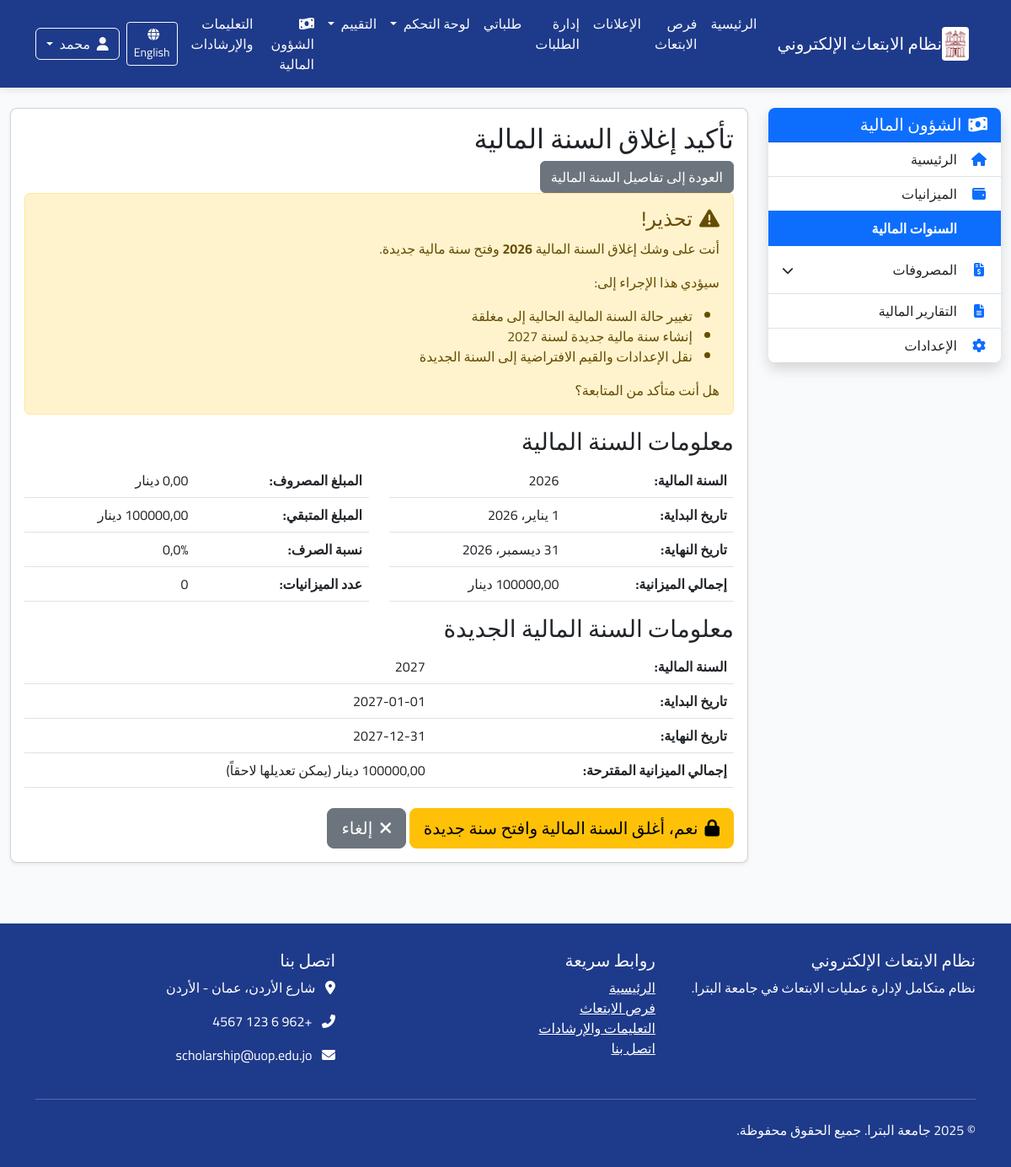
The page /ar/finance/fiscal-years/5/close/ (signed in) on the database its author committed.
### finance/models.py (models this page shows, shortened)
class FiscalYear(models.Model):
    year = models.IntegerField(_("السنة المالية"))
    start_date = models.DateField(_("تاريخ البداية"))
    end_date = models.DateField(_("تاريخ النهاية"))
    status = models.CharField(_("الحالة"), max_length=10,
                              choices=[('open', 'مفتوحة'), ('closed', 'مغلقة')],
                              default='open')
    total_budget = models.DecimalField(_("إجمالي الميزانية السنوية"),
                                       max_digits=15, decimal_places=2)
    description = models.TextField(_("وصف/ملاحظات"), blank=True, null=True)
    created_at = models.DateTimeField(_("تاريخ الإنشاء"), auto_now_add=True)
    updated_at = models.DateTimeField(_("تاريخ التحديث"), auto_now=True)
    created_by = models.ForeignKey(User, on_delete=models.SET_NULL,
                                   verbose_name=_("تم الإنشاء بواسطة"),
                                   related_name="created_fiscal_years",
                                   null=True)
    class Meta:
        verbose_name = _("السنة المالية")
        verbose_name_plural = _("السنوات المالية")
        ordering = ['-year']
        unique_together = ['year']
    def get_spent_amount(self):
        return Expense.objects.filter(
            date__gte=self.start_date,
            date__lte=self.end_date,
            status='approved'
        ).aggregate(models.Sum('amount'))['amount__sum'] or 0
    def get_remaining_amount(self):
        return self.total_budget - self.get_spent_amount()
    def get_spent_percentage(self):
        if self.total_budget > 0:
            return (self.get_spent_amount() / self.total_budget) * 100
        return 0
    def get_scholarship_budgets_count(self):
        return self.scholarship_budgets.count()

### finance/views.py (the view, shortened to what this page needs)
# urls.py: path('fiscal-years/<int:fiscal_year_id>/close/', views.close_fiscal_year, name='close_fiscal_year'),
@login_required
@permission_required('finance.change_fiscalyear', raise_exception=True)
def close_fiscal_year(request, fiscal_year_id):
    fiscal_year = get_object_or_404(FiscalYear, id=fiscal_year_id)
    if fiscal_year.status == 'closed':
        messages.error(request, _("السنة المالية مغلقة بالفعل"))
        return redirect('finance:fiscal_year_detail', fiscal_year_id=fiscal_year.id)
    context = {
        'fiscal_year': fiscal_year,
    }
    return render(request, 'finance/fiscal_year_close_confirm.html', context)

### core/context_processors.py (called while the page is built)
def user_role(request):
    role = 'anonymous'
    if request.user.is_authenticated:
        role = request.user.profile.role
    return {
        'user_role': role
    }

### finance/templates/finance/fiscal_year_close_confirm.html (shortened to what this page needs)
{% extends "finance/base.html" %}
{% load static i18n %}
{% block finance_content %}
<div class="close-confirm-container">
    <div class="page-header">
        <h2>{% trans "تأكيد إغلاق السنة المالية" %}</h2>
        <div class="header-actions">
            <a href="{% url 'finance:fiscal_year_detail' fiscal_year_id=fiscal_year.id %}" class="btn btn-secondary">
                {% trans "العودة إلى تفاصيل السنة المالية" %}
            </a>
        </div>
    </div>
    <div class="alert alert-warning">
        <h4 class="alert-heading"><i class="fas fa-exclamation-triangle me-2"></i>{% trans "تحذير!" %}</h4>
        <p>
            {% trans "أنت على وشك إغلاق السنة المالية" %} <strong>{{ fiscal_year.year }}</strong> {% trans "وفتح سنة مالية جديدة" %}.
        </p>
        <p>{% trans "سيؤدي هذا الإجراء إلى:" %}</p>
        <ul>
            <li>{% trans "تغيير حالة السنة المالية الحالية إلى مغلقة" %}</li>
            <li>{% trans "إنشاء سنة مالية جديدة لسنة" %} {{ fiscal_year.year|add:1 }}</li>
            <li>{% trans "نقل الإعدادات والقيم الافتراضية إلى السنة الجديدة" %}</li>
        </ul>
        <p class="mb-0">{% trans "هل أنت متأكد من المتابعة؟" %}</p>
    </div>
    <div class="fiscal-year-info">
        <h3>{% trans "معلومات السنة المالية" %}</h3>
        <div class="row">
            <div class="col-md-6">
                <table class="table">
                    <tr>
                        <th>{% trans "السنة المالية" %}:</th>
                        <td>{{ fiscal_year.year }}</td>
                    </tr>
                    <tr>
                        <th>{% trans "تاريخ البداية" %}:</th>
                        <td>{{ fiscal_year.start_date }}</td>
                    </tr>
                    <tr>
                        <th>{% trans "تاريخ النهاية" %}:</th>
                        <td>{{ fiscal_year.end_date }}</td>
                    </tr>
                    <tr>
                        <th>{% trans "إجمالي الميزانية" %}:</th>
                        <td>{{ fiscal_year.total_budget|floatformat:2 }} {% trans "دينار" %}</td>
                    </tr>
                </table>
            </div>
            <div class="col-md-6">
                <table class="table">
                    <tr>
                        <th>{% trans "المبلغ المصروف" %}:</th>
                        <td>{{ fiscal_year.get_spent_amount|floatformat:2 }} {% trans "دينار" %}</td>
                    </tr>
                    <tr>
                        <th>{% trans "المبلغ المتبقي" %}:</th>
                        <td>{{ fiscal_year.get_remaining_amount|floatformat:2 }} {% trans "دينار" %}</td>
                    </tr>
                    <tr>
                        <th>{% trans "نسبة الصرف" %}:</th>
                        <td>{{ fiscal_year.get_spent_percentage|floatformat:1 }}%</td>
                    </tr>
                    <tr>
                        <th>{% trans "عدد الميزانيات" %}:</th>
                        <td>{{ fiscal_year.get_scholarship_budgets_count }}</td>
                    </tr>
                </table>
            </div>
        </div>
    </div>
    <div class="new-fiscal-year-info">
        <h3>{% trans "معلومات السنة المالية الجديدة" %}</h3>
        <table class="table">
            <tr>
                <th>{% trans "السنة المالية" %}:</th>
                <td>{{ fiscal_year.year|add:1 }}</td>
            </tr>
            <tr>
                <th>{% trans "تاريخ البداية" %}:</th>
                <td>{{ fiscal_year.year|add:1 }}-01-01</td>
            </tr>
            <tr>
                <th>{% trans "تاريخ النهاية" %}:</th>
                <td>{{ fiscal_year.year|add:1 }}-12-31</td>
            </tr>
            <tr>
                <th>{% trans "إجمالي الميزانية المقترحة" %}:</th>
                <td>{{ fiscal_year.total_budget|floatformat:2 }} {% trans "دينار" %} ({% trans "يمكن تعديلها لاحقاً" %})</td>
            </tr>
        </table>
    </div>
    <form method="post" class="close-form">
        <div class="form-actions mt-4">
            <button type="submit" class="btn btn-warning btn-lg">
                <i class="fas fa-lock me-2"></i>{% trans "نعم، أغلق السنة المالية وافتح سنة جديدة" %}
            </button>
            <a href="{% url 'finance:fiscal_year_detail' fiscal_year_id=fiscal_year.id %}" class="btn btn-secondary btn-lg">
                <i class="fas fa-times me-2"></i>{% trans "إلغاء" %}
            </a>
        </div>
    </form>
</div>
{% endblock %}

### templates/base.html (shortened to what this page needs)
{% load i18n %}
{% load static %}
<!DOCTYPE html>
{% get_current_language as CURRENT_LANGUAGE %}
{% get_current_language_bidi as RTL %}
<html lang="{{ CURRENT_LANGUAGE }}" {% if RTL %}dir="rtl"{% else %}dir="ltr"{% endif %}>
<head>
    {% if RTL %}
    <link rel="stylesheet" href="https://cdn.jsdelivr.net/npm/bootstrap@5.3.0/dist/css/bootstrap.rtl.min.css">
    {% else %}
    <link rel="stylesheet" href="https://cdn.jsdelivr.net/npm/bootstrap@5.3.0/dist/css/bootstrap.min.css">
    {% endif %}
    <link rel="stylesheet" href="https://cdnjs.cloudflare.com/ajax/libs/font-awesome/6.4.0/css/all.min.css">
    <link rel="stylesheet" href="{% static 'css/main.css' %}">
    {% if RTL %}
    <link rel="stylesheet" href="{% static 'css/rtl.css' %}">
    {% else %}
    <link rel="stylesheet" href="{% static 'css/ltr.css' %}">
    {% endif %}
</head>
<body>
    <nav class="navbar navbar-expand-lg navbar-dark">
        <div class="container">
            <a class="navbar-brand d-flex align-items-center" href="{% url 'home' %}">
                <img src="{% static 'images/petra_logo.png' %}" alt="{% trans 'جامعة البترا' %}">
                <span>{% trans "نظام الابتعاث الإلكتروني" %}</span>
            </a>
            <div class="collapse navbar-collapse" id="navbarNav">
<ul class="navbar-nav me-auto">
    <li class="nav-item">
        <a class="nav-link {% if request.path == '/' %}active{% endif %}" href="{% url 'home' %}">
            {% trans "الرئيسية" %}
        </a>
    </li>
    <li class="nav-item">
        <a class="nav-link {% if 'scholarships' in request.path %}active{% endif %}" href="{% url 'announcements:scholarship_list' %}">
            {% trans "فرص الابتعاث" %}
        </a>
    </li>
    <li class="nav-item">
        <a class="nav-link {% if 'announcements' in request.path %}active{% endif %}" href="{% url 'announcements:announcement_list' %}">
            {% trans "الإعلانات" %}
        </a>
    </li>
{% if user.is_staff or perms.applications.view_application %}
<li class="nav-item">
    <a class="nav-link {% if 'applications' in request.path and 'my-applications' not in request.path %}active{% endif %}" href="{% url 'applications:admin_applications_list' %}">
        {% trans "إدارة الطلبات" %}
    </a>
</li>
{% endif %}
    {% if user.is_authenticated %}
    <li class="nav-item">
        <a class="nav-link {% if 'my-applications' in request.path %}active{% endif %}" href="{% url 'applications:my_applications' %}">
            {% trans "طلباتي" %}
        </a>
    </li>
    <li class="nav-item dropdown">
        <a class="nav-link dropdown-toggle {% if 'dashboard' in request.path %}active{% endif %}" href="#" id="dashboardDropdown" role="button" data-bs-toggle="dropdown" aria-expanded="false">
            {% trans "لوحة التحكم" %}
        </a>
    </li>
    {% if user.profile.role == 'committee' or user.profile.role == 'admin' or perms.evaluation.view_evaluationround %}
    <li class="nav-item dropdown">
        <a class="nav-link dropdown-toggle {% if 'evaluation' in request.path %}active{% endif %}" href="#" id="evaluationDropdown" role="button" data-bs-toggle="dropdown" aria-expanded="false">
            {% trans "التقييم" %}
        </a>
    </li>
    {% endif %}
    {% endif %}
{% if user.is_authenticated and perms.finance.view_scholarshipbudget %}
<li class="nav-item">
    <a class="nav-link {% if 'finance' in request.path %}active{% endif %}" href="{% url 'finance:home' %}">
        <i class="fas fa-money-bill-wave me-1"></i> {% trans "الشؤون المالية" %}
    </a>
</li>
{% endif %}
    <li class="nav-item">
        <a class="nav-link" href="#">
            {% trans "التعليمات والإرشادات" %}
        </a>
    </li>
</ul>
                <div class="d-flex align-items-center">
                    <div class="mx-2">
                        {% if CURRENT_LANGUAGE == 'ar' %}
                            <a href="{% url 'set_language' %}?lang=en&next={{ request.path }}" class="btn btn-outline-light btn-sm">
                                <i class="fas fa-globe me-1"></i> English
                            </a>
                        {% else %}
                            <a href="{% url 'set_language' %}?lang=ar&next={{ request.path }}" class="btn btn-outline-light btn-sm">
                                <i class="fas fa-globe me-1"></i> العربية
                            </a>
                        {% endif %}
                    </div>
{% if user.is_authenticated %}
    <div class="dropdown">
        <button class="btn btn-outline-light dropdown-toggle" type="button" id="userMenu" data-bs-toggle="dropdown" aria-expanded="false">
            <i class="fas fa-user me-1"></i> {{ user.get_short_name }}
        </button>
    </div>
{% endif %}
                </div>
            </div>
        </div>
    </nav>
    <main>
        {% block content %}{% endblock %}
    </main>
    <footer class="footer">
        <div class="container">
            <div class="row">
                <div class="col-md-4">
                    <h5>{% trans "نظام الابتعاث الإلكتروني" %}</h5>
                    <p>{% trans "نظام متكامل لإدارة عمليات الابتعاث في جامعة البترا." %}</p>
                </div>
                <div class="col-md-4">
                    <h5>{% trans "روابط سريعة" %}</h5>
                    <ul class="list-unstyled">
                        <li><a href="#" class="text-white">{% trans "الرئيسية" %}</a></li>
                        <li><a href="#" class="text-white">{% trans "فرص الابتعاث" %}</a></li>
                        <li><a href="#" class="text-white">{% trans "التعليمات والإرشادات" %}</a></li>
                        <li><a href="#" class="text-white">{% trans "اتصل بنا" %}</a></li>
                    </ul>
                </div>
                <div class="col-md-4">
                    <h5>{% trans "اتصل بنا" %}</h5>
                    <address class="text-white">
                        <p><i class="fas fa-map-marker-alt me-2"></i> {% trans "شارع الأردن، عمان - الأردن" %}</p>
                        <p><i class="fas fa-phone-alt me-2"></i> +962 6 123 4567</p>
                        <p><i class="fas fa-envelope me-2"></i> scholarship@uop.edu.jo</p>
                    </address>
                </div>
            </div>
            <hr class="mt-4 mb-4 bg-light">
            <div class="row">
                <div class="col-md-6">
                    <p class="mb-0">&copy; {% now "Y" %} {% trans "جامعة البترا. جميع الحقوق محفوظة." %}</p>
                </div>
            </div>
        </div>
    </footer>
</body>
</html>

### static/css/main.css (style rules this page uses)
:root { --primary-color: #1e3a8a; --secondary-color: #10b981; --accent-color: #f59e0b; --light-bg: #f8fafc; --dark-text: #1e293b; --light-text: #f8fafc; }
body { font-family: 'Segoe UI', Tahoma, Geneva, Verdana, sans-serif; background-color: var(--light-bg); color: var(--dark-text); }
.navbar { background-color: var(--primary-color); box-shadow: 0 2px 10px rgba(0, 0, 0, 0.1); }
.navbar-brand { display: flex; align-items: center; }
.navbar-brand img { height: 40px; margin-right: 0.5rem; background-color: white; padding: 4px; border-radius: 4px; }
.nav-link { color: var(--light-text) !important; font-weight: 500; transition: all 0.3s ease; }
.footer { background-color: var(--primary-color); color: var(--light-text); padding: 2rem 0; margin-top: 3rem; }

### static/css/rtl.css (style rules this page uses)
body { font-family: 'Cairo', 'Segoe UI', 'Tahoma', 'Arial', sans-serif; direction: rtl; text-align: right; }
.me-auto { margin-right: 0 !important; margin-left: auto !important; }
.me-2 { margin-right: 0 !important; margin-left: 0.5rem !important; }

### rows shown on the page
FiscalYear: year "2026", year|add "2027", start_date "1 يناير، 2026", end_date "31 ديسمبر، 2026", get_spent_amount "0,00", get_spent_percentage "0,0", get_scholarship_budgets_count "0"

### other values the page prints
{{ user.get_short_name }} "محمد"
